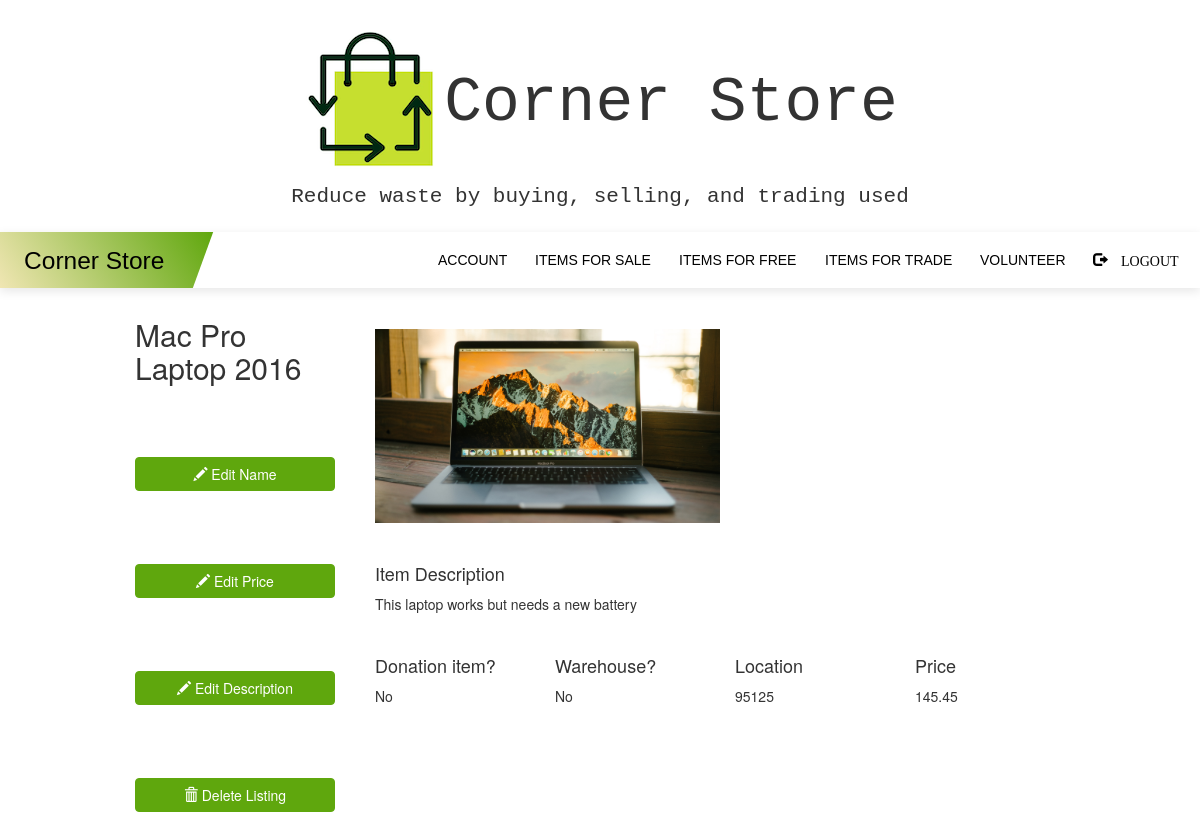
Page /managelistings/1 (signed in) on the committed database.
### myapp/models.py (models this page shows, shortened)
class Listing(db.Model):
    id = db.Column(db.Integer, primary_key=True)
    image_file = db.Column(db.String(20),nullable=False,default='default.jpg')
    name = db.Column(db.String(64))
    description = db.Column(db.String(512))
    location = db.Column(db.Integer)
    agency = db.Column(db.String(128))
    warehouse = db.Column(db.Boolean, default=False)
    free = db.Column(db.Boolean, default=False)
    price = db.Column(db.Float, default=0.00)
    trade = db.Column(db.Boolean, default=False)
    user_id = db.Column(db.Integer, db.ForeignKey('users.id'))
    status = db.Column(db.String, default='For Sale')

### myapp/routes.py (the view)
@myapp_obj.route('/managelistings/<int:val>')
@login_required
def manageListing(val):
    listing_id = val
    item = Listing.query.get(listing_id)
    return render_template('managelisting.html',  item=item)

### myapp/models.py (called while the page is built)
@login.user_loader
def load_user(id):
    return User.query.get(int(id))

### myapp/templates/managelisting.html (shortened to what this page needs)
{% extends "base.html" %}
{% block content %}
<p>
</head>
<body>
<div class="container-fluid" style="width:80%">
  <div class="row content">
    <div class="col-sm-3 sidenav hidden-xs">
      <h2> {{ item.name }} </h2>
      <br><br><br>
      <div>
      <p>
        <a href ="/newname/{{item.id}}" class = "btn btn-primary" style="width: 200px; color:white"> <span class="glyphicon glyphicon-pencil"></span>             Edit Name </a></p><br><br><br>
        <p>
        <a href ="/newprice/{{item.id}}" class = "btn btn-primary" style="width: 200px; color:white"><span class="glyphicon glyphicon-pencil"></span>              Edit Price </a><br><br><br><br>
        </p>
        <p><a href ="/newdesc/{{item.id}}" class = "btn btn-primary" style="width: 200px; color:white"><span class="glyphicon glyphicon-pencil"></span>              Edit Description </a><br><br><br><br></p>
        </div>
        <p><a href ="/delete/{{item.id}}" class = "btn btn-primary" style="width: 200px; color:white"><span class="glyphicon glyphicon-trash"></span>              Delete Listing </a><br></p>
        </div>
    <br>
    <div class="col-sm-9" style='box-shadow:10px'>
        <div class='custom-picture'>
        <h4><img src='/static/listing_pics/{{item.image_file}}' style="width:50%; height:50%"></h4>
        </div>
      <br>
      <div class="row">
      <div class="col-sm-9">
        <h4>Item Description</h4>
        <p> {{item.description }}</p>
      </div>
  </div>
      <br>
      <div class="row">
        <div class="col-sm-3">
            <h4> Donation item? </h4>
            {% if item.agency != "None" %}
            <p>Yes</p>
            {% else%}
            <p> No </p>
            {% endif %}
        </div>
        <div class="col-sm-3">
            <h4>Warehouse? </h4>
            {% if item.warehouse %}
            <p>Yes</p>
            {% else %}
            <p> No </p>
            {% endif %}
        </div>
        <div class="col-sm-3">
            <h4>Location</h4>
            <p>{{ item.location }}</p>
        </div>
        <div class="col-sm-3">
            <h4>Price</h4>
            {% if item.free == True %}
            <p> Free </p>
            {% elif item.trade == True %}
            <p> Trade </p>
            {% else %}
            <p> {{ item.price }}</p>
            {% endif %}
        </div>
      </div>
      <br><br><br>
        </div>
      </div>
    </div>
  </div>
</body>
</html>
{% endblock %}

### myapp/static/nav.css (style rules this page uses)
html { scroll-behavior: smooth; }
body { line-height: 1.5em; padding: 0; margin: 0; }
a:link, a:visited, a:active { text-decoration: none; color: black; }
.btn-primary { color: #fff; background-color: #5fa70d; border-color: #5fa70d; }

### myapp/templates/base.html (style rules this page uses)
img { max-width: 100%; max-height: 100%; }
.custom-picture { height: 5px width: 50px }

### rows in the picture
Listing: name "Mac Pro Laptop 2016", image_file (picture), description "This laptop works but needs a new battery", location "95125", price "145.45"
